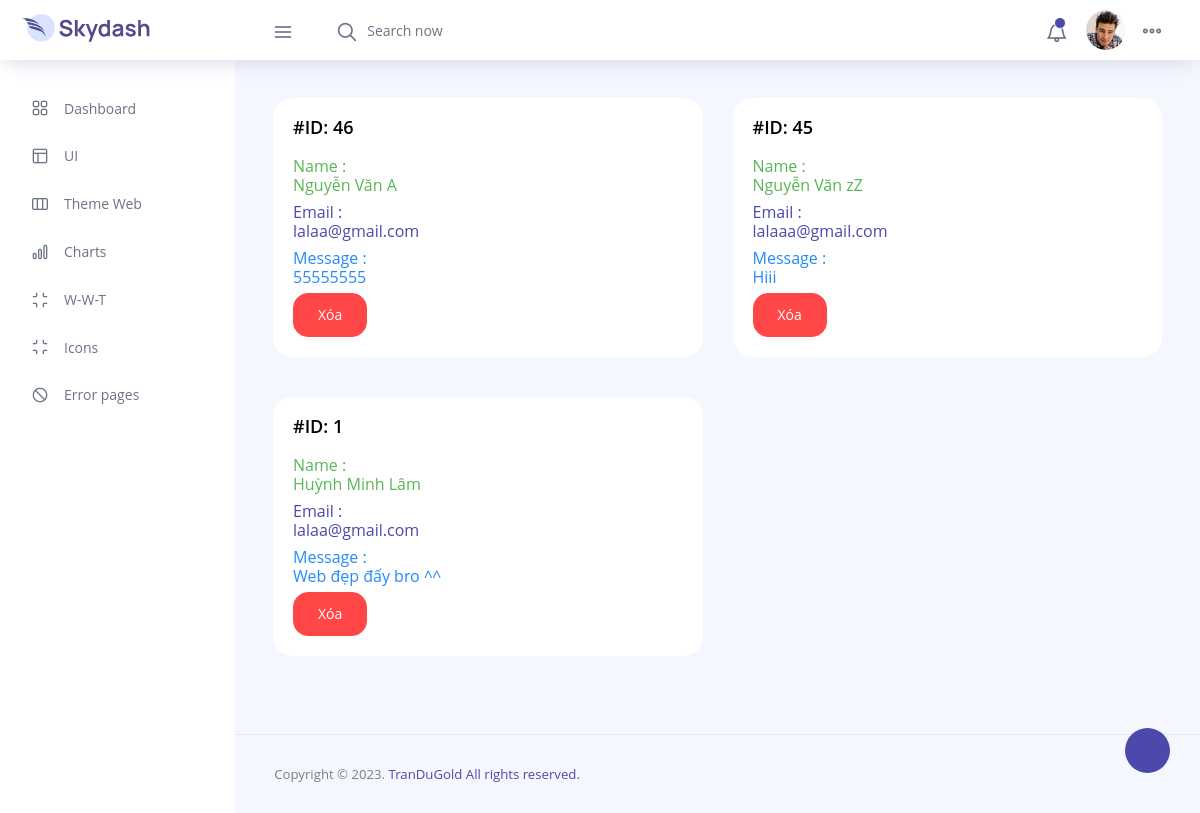
The app's page /kimngoc/pages/What-went-through/admin-message.php (signed in) with its own data.
### tables this page shows
CREATE TABLE `messages` (
  `id` int(100) NOT NULL,
  `name` varchar(100) NOT NULL,
  `email` varchar(100) NOT NULL,
  `message` varchar(500) NOT NULL
);

### kimngoc/pages/What-went-through/admin-message.php (the view, shortened to what this page needs)
<!DOCTYPE html>
<html lang="en">
<head>
    <link rel="stylesheet" href="../../vendors/feather/feather.css">
    <link rel="stylesheet" href="../../vendors/ti-icons/css/themify-icons.css">
    <link rel="stylesheet" href="../../vendors/css/vendor.bundle.base.css">
    <link rel="stylesheet" href="../../vendors/select2/select2.min.css">
    <link rel="stylesheet" href="../../vendors/select2-bootstrap-theme/select2-bootstrap.min.css">
    <link rel="stylesheet" href="../../css/vertical-layout-light/style.css">
    <link href="https://cdn.jsdelivr.net/npm/sweetalert2@11.7.12/dist/sweetalert2.min.css" rel="stylesheet">
    <link rel="stylesheet" href="../../../sweetalert2/dist/sweetalert2.min.css">
</head>
<?php
include '../../../components/connect.php';
?>
<body>
    <div class="container-scroller">
        <?php include '../top-admin.php'; ?>
        <?php include '../todo-admin.php'; ?>
        <?php include '../menu-admin.php'; ?>
        <div class="main-panel">
        <div class="content-wrapper">
            <div class="row">
                <?php
                $select_messages = $conn->prepare("SELECT * FROM `messages` ORDER BY id DESC");
                $select_messages->execute();
                if ($select_messages->rowCount() > 0) {
                    while ($fetch_messages = $select_messages->fetch(PDO::FETCH_ASSOC)) {
                        ?>
                        <div class="col-md-6 grid-margin stretch-card">
                            <div class="card">
                                <div class="card-body">
                                    <h4 class="card-title">#ID:
                                        <?= $fetch_messages['id']; ?>
                                    </h4>
                                    <div class="">
                                        <div class="text-success">Name :<h5>
                                                <?= $fetch_messages['name']; ?>
                                            </h5>
                                        </div>
                                        <div class="text-primary">Email :<h5>
                                                <?= $fetch_messages['email']; ?>
                                            </h5>
                                        </div>
                                        <div class="text-info">Message :<h5>
                                                <?= $fetch_messages['message']; ?>
                                            </h5>
                                        </div>
                                        <div class="flex-btn">
                                            <a href="tinnhan?delete=<?= $fetch_messages['id']; ?>"
                                                class="btn btn-danger" onclick="return confirm('Xóa chứ?');">Xóa</a>
                                        </div>
                                    </div>
                                </div>
                            </div>
                        </div>
                        <?php
                    }
                } else {
                    echo '<p class="empty">Chưa có tin nhắn nào cả !</p>';
                }
                ?>
            </div>
        </div>
        <?php include '../footer.php'; ?>
    </div>
    </div>
    </div>
</body>
</html>

### records on screen
messages: id "46", name "Nguyễn Văn A", email "lalaa@gmail.com", message "55555555"
messages: id "45", name "Nguyễn Văn zZ", email "lalaaa@gmail.com", message "Hiii"
messages: id "1", name "Huỳnh Minh Lâm", email "lalaa@gmail.com", message "Web đẹp đấy bro ^^"
